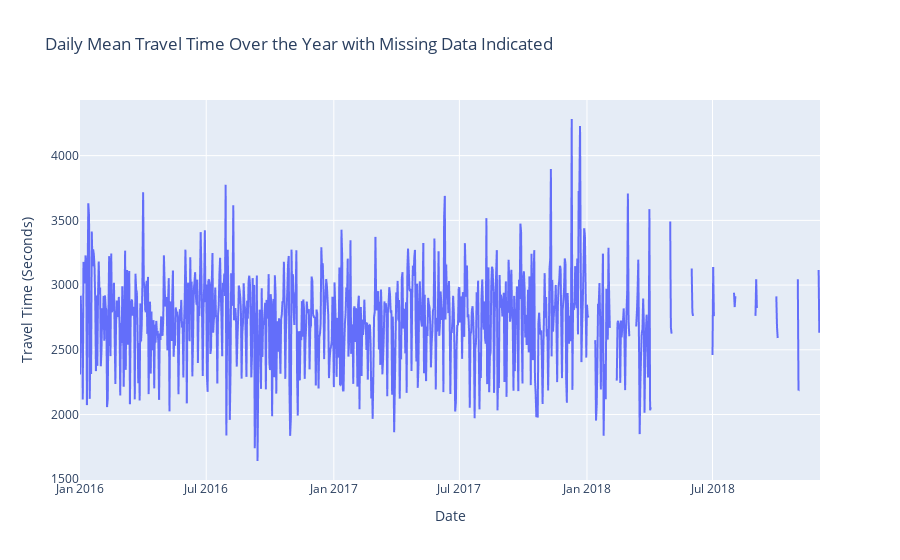

Notebook cell for this chart:
### Code cell
# Handle missing data by ensuring every date is represented
# Creating a date range from the minimum to maximum date in the dataset
date_range = pd.date_range(start=df['Date'].min(), end=df['Date'].max(), freq='D')

# Group the data by date and compute the mean travel time, reindexing to the full date range to include missing dates
line_data_full = df.groupby(df['Date'].dt.date).agg({'Daily_Mean_Travel_Time_Seconds': 'mean'}).reindex(date_range.date, fill_value=np.nan)

# Rename columns for better clarity
line_data_full.rename(columns={'Daily_Mean_Travel_Time_Seconds': 'Mean Travel Time'}, inplace=True)

# Reset index to convert the index into a column
line_data_full.reset_index(inplace=True)
line_data_full.rename(columns={'index': 'Date'}, inplace=True)

# Create an updated interactive line plot showing all dates, including those with missing data
updated_line_plot = px.line(
    line_data_full,
    x='Date',
    y='Mean Travel Time',
    title='Daily Mean Travel Time Over the Year with Missing Data Indicated',
    labels={'Date': 'Date', 'Mean Travel Time': 'Travel Time (Seconds)'}
)

# Show the plot
updated_line_plot.show()

### Figure 1 — Plotly figure (JSON) as saved in the notebook; plotly's stock layout.template omitted (floating-point values rounded to 4 significant figures; data arrays with more than 128 entries replaced by an {"elided": "..."} marker saying what was removed)
{"data": [{"hovertemplate": "Date=%{x}<br>Travel Time (Seconds)=%{y}<extra></extra>", "legendgroup": "", "line": {"color": "#636efa", "dash": "solid"}, "marker": {"symbol": "circle"}, "mode": "lines", "name": "", "showlegend": false, "type": "scattergl", "x": {"elided": "1068 str values"}, "xaxis": "x", "y": {"elided": "1068 int values"}, "yaxis": "y"}], "layout": {"legend": {"tracegroupgap": 0}, "title": {"text": "Daily Mean Travel Time Over the Year with Missing Data Indicated"}, "xaxis": {"anchor": "y", "domain": [0, 1], "title": {"text": "Date"}}, "yaxis": {"anchor": "x", "domain": [0, 1], "title": {"text": "Travel Time (Seconds)"}}}}
